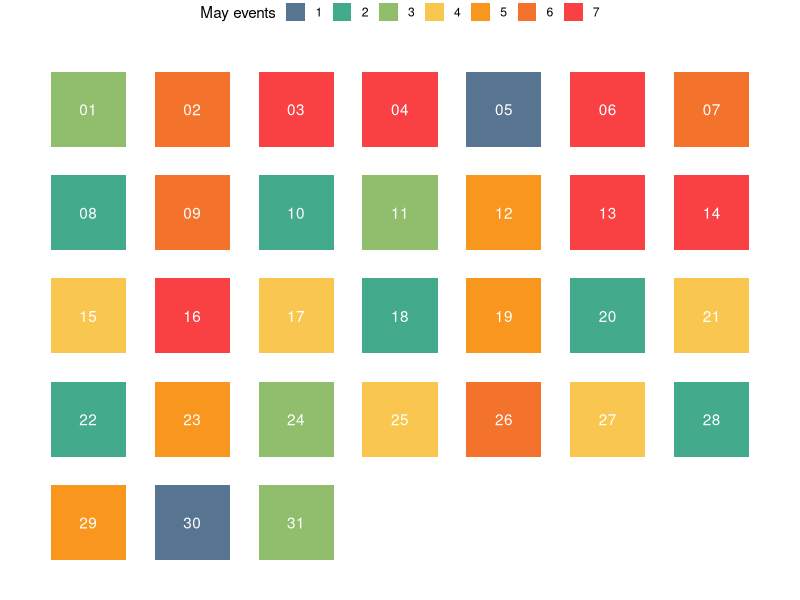

This chart was generated by the following R code:
## ---- chunk 1
library(tidyverse)
## ---- chunk 2
firstday<- as.Date("2020-05-01")
lastday <- as.Date("2020-08-31")
days_seq <- seq(firstday, lastday, by = "day")
days_df<-as.data.frame(days_seq)
## ---- chunk 3
days_df$month<-substr(days_df$days, start = 6, stop = 7)
days_df$day<-substr(days_df$days, start = 9, stop = 10)
## ---- chunk 4
my_values<-sample(1:7, 123, replace=TRUE)
days_df$events<-as.factor(my_values[1:123])
## ---- chunk 5
may<-days_df %>%
  filter(month=='05')
## ---- chunk 6
calen_xs<-rep(c(1:7), times = 5)
calen_ys<-rep(c(5:1), each = 7)
## ---- chunk 7
may$calen_xs<-calen_xs[1:31]
may$calen_ys<-calen_ys[1:31]
## ---- chunk 8
my_palette <- c("1" = '#577590', 
                "2" = '#43aa8b', 
                "3" = '#90be6d', 
                "4" = "#f9c74f", 
                "5" = "#f8961e", 
                "6" = "#f3722c", 
                "7" = "#f94144") 
## ---- chunk 9
ggplot(may,aes(x=calen_xs,y=calen_ys,color=events))+
  geom_point(size=25,shape=15)+

  scale_x_continuous(limits=c(0.5,7.5))+
  scale_y_continuous(limits=c(0.5,5.5))+
  
  # remove background colors
  theme_void()+
  
  # adds texts
  geom_text(aes(label=day),color='white') +
  
  # sets the legend below
  theme(legend.position = 'top')+
   
  # lines the legend
  guides(colour = guide_legend(override.aes = list(size=6),nrow = 1))+
  
  # uses palette
  scale_color_manual(name = "May events",values = my_palette)
